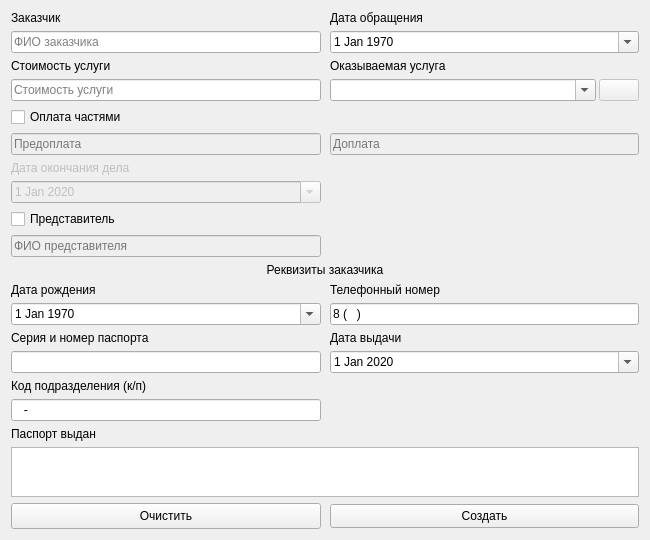
<?xml version="1.0" encoding="UTF-8"?>
<ui version="4.0">
 <class>CreateDocxWindow</class>
 <widget class="QWidget" name="CreateDocxWindow">
  <property name="geometry">
   <rect>
    <x>0</x>
    <y>0</y>
    <width>650</width>
    <height>449</height>
   </rect>
  </property>
  <property name="windowTitle">
   <string>Создать контракт</string>
  </property>
  <property name="windowIcon">
   <iconset resource="../resources/resources.qrc">
    <normaloff>:/images/pngs/main-icon.png</normaloff>:/images/pngs/main-icon.png</iconset>
  </property>
  <layout class="QGridLayout" name="gl_main">
   <property name="horizontalSpacing">
    <number>9</number>
   </property>
   <item row="3" column="1">
    <widget class="QWidget" name="w_services" native="true">
     <property name="sizePolicy">
      <sizepolicy hsizetype="Expanding" vsizetype="Preferred">
       <horstretch>0</horstretch>
       <verstretch>0</verstretch>
      </sizepolicy>
     </property>
     <layout class="QHBoxLayout" name="hl_service">
      <property name="spacing">
       <number>3</number>
      </property>
      <property name="leftMargin">
       <number>0</number>
      </property>
      <property name="topMargin">
       <number>0</number>
      </property>
      <property name="rightMargin">
       <number>0</number>
      </property>
      <property name="bottomMargin">
       <number>0</number>
      </property>
      <item>
       <widget class="QComboBox" name="cmb_service">
        <property name="sizePolicy">
         <sizepolicy hsizetype="Expanding" vsizetype="Fixed">
          <horstretch>0</horstretch>
          <verstretch>0</verstretch>
         </sizepolicy>
        </property>
        <property name="minimumSize">
         <size>
          <width>0</width>
          <height>22</height>
         </size>
        </property>
        <property name="maximumSize">
         <size>
          <width>16777215</width>
          <height>22</height>
         </size>
        </property>
        <property name="editable">
         <bool>true</bool>
        </property>
        <property name="sizeAdjustPolicy">
         <enum>QComboBox::AdjustToMinimumContentsLengthWithIcon</enum>
        </property>
        <property name="duplicatesEnabled">
         <bool>false</bool>
        </property>
       </widget>
      </item>
      <item>
       <widget class="QPushButton" name="pb_toggle_service">
        <property name="enabled">
         <bool>false</bool>
        </property>
        <property name="sizePolicy">
         <sizepolicy hsizetype="Minimum" vsizetype="Fixed">
          <horstretch>0</horstretch>
          <verstretch>0</verstretch>
         </sizepolicy>
        </property>
        <property name="minimumSize">
         <size>
          <width>0</width>
          <height>22</height>
         </size>
        </property>
        <property name="maximumSize">
         <size>
          <width>16777215</width>
          <height>22</height>
         </size>
        </property>
        <property name="icon">
         <iconset resource="../resources/resources.qrc">
          <normaloff>:/icons/icons/plus.ico</normaloff>:/icons/icons/plus.ico</iconset>
        </property>
        <property name="iconSize">
         <size>
          <width>10</width>
          <height>10</height>
         </size>
        </property>
       </widget>
      </item>
     </layout>
    </widget>
   </item>
   <item row="2" column="0">
    <widget class="QLabel" name="l_price">
     <property name="sizePolicy">
      <sizepolicy hsizetype="Expanding" vsizetype="Fixed">
       <horstretch>0</horstretch>
       <verstretch>0</verstretch>
      </sizepolicy>
     </property>
     <property name="text">
      <string>Стоимость услуги</string>
     </property>
    </widget>
   </item>
   <item row="6" column="0" colspan="2">
    <widget class="QLabel" name="l_contract_end_date">
     <property name="enabled">
      <bool>false</bool>
     </property>
     <property name="sizePolicy">
      <sizepolicy hsizetype="Expanding" vsizetype="Fixed">
       <horstretch>0</horstretch>
       <verstretch>0</verstretch>
      </sizepolicy>
     </property>
     <property name="text">
      <string>Дата окончания дела</string>
     </property>
    </widget>
   </item>
   <item row="11" column="0" colspan="2">
    <widget class="QLabel" name="l_requisites">
     <property name="sizePolicy">
      <sizepolicy hsizetype="Expanding" vsizetype="Fixed">
       <horstretch>0</horstretch>
       <verstretch>0</verstretch>
      </sizepolicy>
     </property>
     <property name="font">
      <font>
       <pointsize>9</pointsize>
      </font>
     </property>
     <property name="text">
      <string>Реквизиты заказчика</string>
     </property>
     <property name="alignment">
      <set>Qt::AlignCenter</set>
     </property>
    </widget>
   </item>
   <item row="16" column="0">
    <widget class="QLabel" name="l_passwort_kp">
     <property name="sizePolicy">
      <sizepolicy hsizetype="Expanding" vsizetype="Fixed">
       <horstretch>0</horstretch>
       <verstretch>0</verstretch>
      </sizepolicy>
     </property>
     <property name="text">
      <string>Код подразделения (к/п)</string>
     </property>
    </widget>
   </item>
   <item row="20" column="1">
    <widget class="QPushButton" name="pb_create">
     <property name="sizePolicy">
      <sizepolicy hsizetype="Expanding" vsizetype="Fixed">
       <horstretch>0</horstretch>
       <verstretch>0</verstretch>
      </sizepolicy>
     </property>
     <property name="minimumSize">
      <size>
       <width>0</width>
       <height>24</height>
      </size>
     </property>
     <property name="maximumSize">
      <size>
       <width>16777215</width>
       <height>24</height>
      </size>
     </property>
     <property name="text">
      <string>Создать</string>
     </property>
    </widget>
   </item>
   <item row="14" column="1">
    <widget class="QLabel" name="l_passport_issue_date">
     <property name="sizePolicy">
      <sizepolicy hsizetype="Expanding" vsizetype="Fixed">
       <horstretch>0</horstretch>
       <verstretch>0</verstretch>
      </sizepolicy>
     </property>
     <property name="text">
      <string>Дата выдачи</string>
     </property>
    </widget>
   </item>
   <item row="17" column="0">
    <widget class="QLineEdit" name="le_passport_kp">
     <property name="sizePolicy">
      <sizepolicy hsizetype="Expanding" vsizetype="Fixed">
       <horstretch>0</horstretch>
       <verstretch>0</verstretch>
      </sizepolicy>
     </property>
     <property name="minimumSize">
      <size>
       <width>0</width>
       <height>22</height>
      </size>
     </property>
     <property name="maximumSize">
      <size>
       <width>16777215</width>
       <height>22</height>
      </size>
     </property>
     <property name="inputMask">
      <string>999-999</string>
     </property>
     <property name="placeholderText">
      <string>Код подразделения</string>
     </property>
    </widget>
   </item>
   <item row="2" column="1">
    <widget class="QLabel" name="l_service">
     <property name="sizePolicy">
      <sizepolicy hsizetype="Expanding" vsizetype="Fixed">
       <horstretch>0</horstretch>
       <verstretch>0</verstretch>
      </sizepolicy>
     </property>
     <property name="text">
      <string>Оказываемая услуга</string>
     </property>
     <property name="alignment">
      <set>Qt::AlignLeading|Qt::AlignLeft|Qt::AlignVCenter</set>
     </property>
    </widget>
   </item>
   <item row="20" column="0">
    <widget class="QPushButton" name="pb_clear">
     <property name="sizePolicy">
      <sizepolicy hsizetype="Expanding" vsizetype="Fixed">
       <horstretch>0</horstretch>
       <verstretch>0</verstretch>
      </sizepolicy>
     </property>
     <property name="minimumSize">
      <size>
       <width>0</width>
       <height>26</height>
      </size>
     </property>
     <property name="maximumSize">
      <size>
       <width>16777215</width>
       <height>26</height>
      </size>
     </property>
     <property name="text">
      <string>Очистить</string>
     </property>
    </widget>
   </item>
   <item row="19" column="0" colspan="2">
    <widget class="QPlainTextEdit" name="pte_passport_issue_place">
     <property name="sizePolicy">
      <sizepolicy hsizetype="Expanding" vsizetype="Expanding">
       <horstretch>0</horstretch>
       <verstretch>0</verstretch>
      </sizepolicy>
     </property>
     <property name="minimumSize">
      <size>
       <width>0</width>
       <height>50</height>
      </size>
     </property>
     <property name="maximumSize">
      <size>
       <width>16777215</width>
       <height>50</height>
      </size>
     </property>
     <property name="tabChangesFocus">
      <bool>true</bool>
     </property>
    </widget>
   </item>
   <item row="18" column="0">
    <widget class="QLabel" name="l_passport_issue_place">
     <property name="sizePolicy">
      <sizepolicy hsizetype="Expanding" vsizetype="Fixed">
       <horstretch>0</horstretch>
       <verstretch>0</verstretch>
      </sizepolicy>
     </property>
     <property name="text">
      <string>Паспорт выдан</string>
     </property>
    </widget>
   </item>
   <item row="4" column="0">
    <widget class="QCheckBox" name="cb_part_price">
     <property name="sizePolicy">
      <sizepolicy hsizetype="Expanding" vsizetype="Fixed">
       <horstretch>0</horstretch>
       <verstretch>0</verstretch>
      </sizepolicy>
     </property>
     <property name="text">
      <string>Оплата частями</string>
     </property>
    </widget>
   </item>
   <item row="5" column="1">
    <widget class="QLineEdit" name="le_second_price">
     <property name="enabled">
      <bool>false</bool>
     </property>
     <property name="sizePolicy">
      <sizepolicy hsizetype="Expanding" vsizetype="Fixed">
       <horstretch>0</horstretch>
       <verstretch>0</verstretch>
      </sizepolicy>
     </property>
     <property name="minimumSize">
      <size>
       <width>0</width>
       <height>22</height>
      </size>
     </property>
     <property name="maximumSize">
      <size>
       <width>16777215</width>
       <height>22</height>
      </size>
     </property>
     <property name="readOnly">
      <bool>true</bool>
     </property>
     <property name="placeholderText">
      <string>Доплата</string>
     </property>
     <property name="clearButtonEnabled">
      <bool>false</bool>
     </property>
    </widget>
   </item>
   <item row="5" column="0">
    <widget class="QLineEdit" name="le_first_price">
     <property name="enabled">
      <bool>false</bool>
     </property>
     <property name="sizePolicy">
      <sizepolicy hsizetype="Expanding" vsizetype="Fixed">
       <horstretch>0</horstretch>
       <verstretch>0</verstretch>
      </sizepolicy>
     </property>
     <property name="minimumSize">
      <size>
       <width>0</width>
       <height>22</height>
      </size>
     </property>
     <property name="maximumSize">
      <size>
       <width>16777215</width>
       <height>22</height>
      </size>
     </property>
     <property name="placeholderText">
      <string>Предоплата</string>
     </property>
     <property name="clearButtonEnabled">
      <bool>true</bool>
     </property>
    </widget>
   </item>
   <item row="0" column="0">
    <widget class="QLabel" name="l_company">
     <property name="sizePolicy">
      <sizepolicy hsizetype="Expanding" vsizetype="Fixed">
       <horstretch>0</horstretch>
       <verstretch>0</verstretch>
      </sizepolicy>
     </property>
     <property name="text">
      <string>Заказчик</string>
     </property>
    </widget>
   </item>
   <item row="12" column="1">
    <widget class="QLabel" name="l_phone">
     <property name="sizePolicy">
      <sizepolicy hsizetype="Expanding" vsizetype="Fixed">
       <horstretch>0</horstretch>
       <verstretch>0</verstretch>
      </sizepolicy>
     </property>
     <property name="text">
      <string>Телефонный номер</string>
     </property>
    </widget>
   </item>
   <item row="9" column="0">
    <widget class="QCheckBox" name="cb_agent">
     <property name="sizePolicy">
      <sizepolicy hsizetype="Expanding" vsizetype="Fixed">
       <horstretch>0</horstretch>
       <verstretch>0</verstretch>
      </sizepolicy>
     </property>
     <property name="text">
      <string>Представитель</string>
     </property>
    </widget>
   </item>
   <item row="10" column="0">
    <widget class="QLineEdit" name="le_agent">
     <property name="enabled">
      <bool>false</bool>
     </property>
     <property name="sizePolicy">
      <sizepolicy hsizetype="Expanding" vsizetype="Fixed">
       <horstretch>0</horstretch>
       <verstretch>0</verstretch>
      </sizepolicy>
     </property>
     <property name="minimumSize">
      <size>
       <width>0</width>
       <height>22</height>
      </size>
     </property>
     <property name="maximumSize">
      <size>
       <width>16777215</width>
       <height>22</height>
      </size>
     </property>
     <property name="placeholderText">
      <string>ФИО представителя</string>
     </property>
     <property name="clearButtonEnabled">
      <bool>true</bool>
     </property>
    </widget>
   </item>
   <item row="3" column="0">
    <widget class="QLineEdit" name="le_price">
     <property name="sizePolicy">
      <sizepolicy hsizetype="Expanding" vsizetype="Fixed">
       <horstretch>0</horstretch>
       <verstretch>0</verstretch>
      </sizepolicy>
     </property>
     <property name="minimumSize">
      <size>
       <width>0</width>
       <height>22</height>
      </size>
     </property>
     <property name="maximumSize">
      <size>
       <width>16777215</width>
       <height>22</height>
      </size>
     </property>
     <property name="text">
      <string/>
     </property>
     <property name="placeholderText">
      <string>Стоимость услуги</string>
     </property>
     <property name="clearButtonEnabled">
      <bool>true</bool>
     </property>
    </widget>
   </item>
   <item row="0" column="1">
    <widget class="QLabel" name="l_contract_date">
     <property name="sizePolicy">
      <sizepolicy hsizetype="Expanding" vsizetype="Fixed">
       <horstretch>0</horstretch>
       <verstretch>0</verstretch>
      </sizepolicy>
     </property>
     <property name="text">
      <string>Дата обращения</string>
     </property>
    </widget>
   </item>
   <item row="15" column="0">
    <widget class="QLineEdit" name="le_passport_code">
     <property name="sizePolicy">
      <sizepolicy hsizetype="Expanding" vsizetype="Fixed">
       <horstretch>0</horstretch>
       <verstretch>0</verstretch>
      </sizepolicy>
     </property>
     <property name="minimumSize">
      <size>
       <width>0</width>
       <height>22</height>
      </size>
     </property>
     <property name="maximumSize">
      <size>
       <width>16777215</width>
       <height>22</height>
      </size>
     </property>
     <property name="inputMask">
      <string>99 99 999999</string>
     </property>
     <property name="placeholderText">
      <string>Серия и номер паспорта</string>
     </property>
    </widget>
   </item>
   <item row="1" column="0">
    <widget class="QLineEdit" name="le_company">
     <property name="sizePolicy">
      <sizepolicy hsizetype="Expanding" vsizetype="Fixed">
       <horstretch>0</horstretch>
       <verstretch>0</verstretch>
      </sizepolicy>
     </property>
     <property name="minimumSize">
      <size>
       <width>0</width>
       <height>22</height>
      </size>
     </property>
     <property name="maximumSize">
      <size>
       <width>16777215</width>
       <height>22</height>
      </size>
     </property>
     <property name="placeholderText">
      <string>ФИО заказчика</string>
     </property>
     <property name="clearButtonEnabled">
      <bool>true</bool>
     </property>
    </widget>
   </item>
   <item row="13" column="1">
    <widget class="QLineEdit" name="le_phone">
     <property name="sizePolicy">
      <sizepolicy hsizetype="Expanding" vsizetype="Fixed">
       <horstretch>0</horstretch>
       <verstretch>0</verstretch>
      </sizepolicy>
     </property>
     <property name="minimumSize">
      <size>
       <width>0</width>
       <height>22</height>
      </size>
     </property>
     <property name="maximumSize">
      <size>
       <width>16777215</width>
       <height>22</height>
      </size>
     </property>
     <property name="inputMask">
      <string>8 (999) 999 9999</string>
     </property>
     <property name="text">
      <string>8 ()  </string>
     </property>
     <property name="placeholderText">
      <string>Телефонный номер</string>
     </property>
    </widget>
   </item>
   <item row="12" column="0">
    <widget class="QLabel" name="l_birthday">
     <property name="sizePolicy">
      <sizepolicy hsizetype="Expanding" vsizetype="Fixed">
       <horstretch>0</horstretch>
       <verstretch>0</verstretch>
      </sizepolicy>
     </property>
     <property name="text">
      <string>Дата рождения</string>
     </property>
    </widget>
   </item>
   <item row="14" column="0">
    <widget class="QLabel" name="l_passport_code">
     <property name="sizePolicy">
      <sizepolicy hsizetype="Expanding" vsizetype="Fixed">
       <horstretch>0</horstretch>
       <verstretch>0</verstretch>
      </sizepolicy>
     </property>
     <property name="text">
      <string>Серия и номер паспорта</string>
     </property>
    </widget>
   </item>
   <item row="13" column="0">
    <widget class="QDateEdit" name="de_birthday">
     <property name="sizePolicy">
      <sizepolicy hsizetype="Expanding" vsizetype="Fixed">
       <horstretch>0</horstretch>
       <verstretch>0</verstretch>
      </sizepolicy>
     </property>
     <property name="minimumSize">
      <size>
       <width>0</width>
       <height>22</height>
      </size>
     </property>
     <property name="maximumSize">
      <size>
       <width>16777215</width>
       <height>22</height>
      </size>
     </property>
     <property name="buttonSymbols">
      <enum>QAbstractSpinBox::NoButtons</enum>
     </property>
     <property name="calendarPopup">
      <bool>true</bool>
     </property>
     <property name="date">
      <date>
       <year>1970</year>
       <month>1</month>
       <day>1</day>
      </date>
     </property>
    </widget>
   </item>
   <item row="8" column="0">
    <widget class="QDateEdit" name="de_contract_end_date">
     <property name="enabled">
      <bool>false</bool>
     </property>
     <property name="sizePolicy">
      <sizepolicy hsizetype="Expanding" vsizetype="Fixed">
       <horstretch>0</horstretch>
       <verstretch>0</verstretch>
      </sizepolicy>
     </property>
     <property name="minimumSize">
      <size>
       <width>0</width>
       <height>22</height>
      </size>
     </property>
     <property name="maximumSize">
      <size>
       <width>16777215</width>
       <height>22</height>
      </size>
     </property>
     <property name="buttonSymbols">
      <enum>QAbstractSpinBox::NoButtons</enum>
     </property>
     <property name="dateTime">
      <datetime>
       <hour>0</hour>
       <minute>0</minute>
       <second>0</second>
       <year>2020</year>
       <month>1</month>
       <day>1</day>
      </datetime>
     </property>
     <property name="calendarPopup">
      <bool>true</bool>
     </property>
     <property name="date">
      <date>
       <year>2020</year>
       <month>1</month>
       <day>1</day>
      </date>
     </property>
    </widget>
   </item>
   <item row="15" column="1">
    <widget class="QDateEdit" name="de_passport_issue_date">
     <property name="sizePolicy">
      <sizepolicy hsizetype="Expanding" vsizetype="Fixed">
       <horstretch>0</horstretch>
       <verstretch>0</verstretch>
      </sizepolicy>
     </property>
     <property name="minimumSize">
      <size>
       <width>0</width>
       <height>22</height>
      </size>
     </property>
     <property name="maximumSize">
      <size>
       <width>16777215</width>
       <height>22</height>
      </size>
     </property>
     <property name="buttonSymbols">
      <enum>QAbstractSpinBox::NoButtons</enum>
     </property>
     <property name="calendarPopup">
      <bool>true</bool>
     </property>
     <property name="date">
      <date>
       <year>2020</year>
       <month>1</month>
       <day>1</day>
      </date>
     </property>
    </widget>
   </item>
   <item row="1" column="1">
    <widget class="QDateEdit" name="de_contract_date">
     <property name="sizePolicy">
      <sizepolicy hsizetype="Expanding" vsizetype="Fixed">
       <horstretch>0</horstretch>
       <verstretch>0</verstretch>
      </sizepolicy>
     </property>
     <property name="minimumSize">
      <size>
       <width>0</width>
       <height>22</height>
      </size>
     </property>
     <property name="maximumSize">
      <size>
       <width>16777215</width>
       <height>22</height>
      </size>
     </property>
     <property name="buttonSymbols">
      <enum>QAbstractSpinBox::NoButtons</enum>
     </property>
     <property name="dateTime">
      <datetime>
       <hour>0</hour>
       <minute>0</minute>
       <second>0</second>
       <year>1970</year>
       <month>1</month>
       <day>1</day>
      </datetime>
     </property>
     <property name="calendarPopup">
      <bool>true</bool>
     </property>
    </widget>
   </item>
  </layout>
 </widget>
 <tabstops>
  <tabstop>le_company</tabstop>
  <tabstop>de_contract_date</tabstop>
  <tabstop>le_price</tabstop>
  <tabstop>cmb_service</tabstop>
  <tabstop>pb_toggle_service</tabstop>
  <tabstop>cb_part_price</tabstop>
  <tabstop>le_first_price</tabstop>
  <tabstop>le_second_price</tabstop>
  <tabstop>de_contract_end_date</tabstop>
  <tabstop>cb_agent</tabstop>
  <tabstop>le_agent</tabstop>
  <tabstop>de_birthday</tabstop>
  <tabstop>le_phone</tabstop>
  <tabstop>le_passport_code</tabstop>
  <tabstop>de_passport_issue_date</tabstop>
  <tabstop>le_passport_kp</tabstop>
  <tabstop>pte_passport_issue_place</tabstop>
  <tabstop>pb_create</tabstop>
  <tabstop>pb_clear</tabstop>
 </tabstops>
 <resources>
  <include location="../resources/resources.qrc"/>
 </resources>
 <connections/>
</ui>
